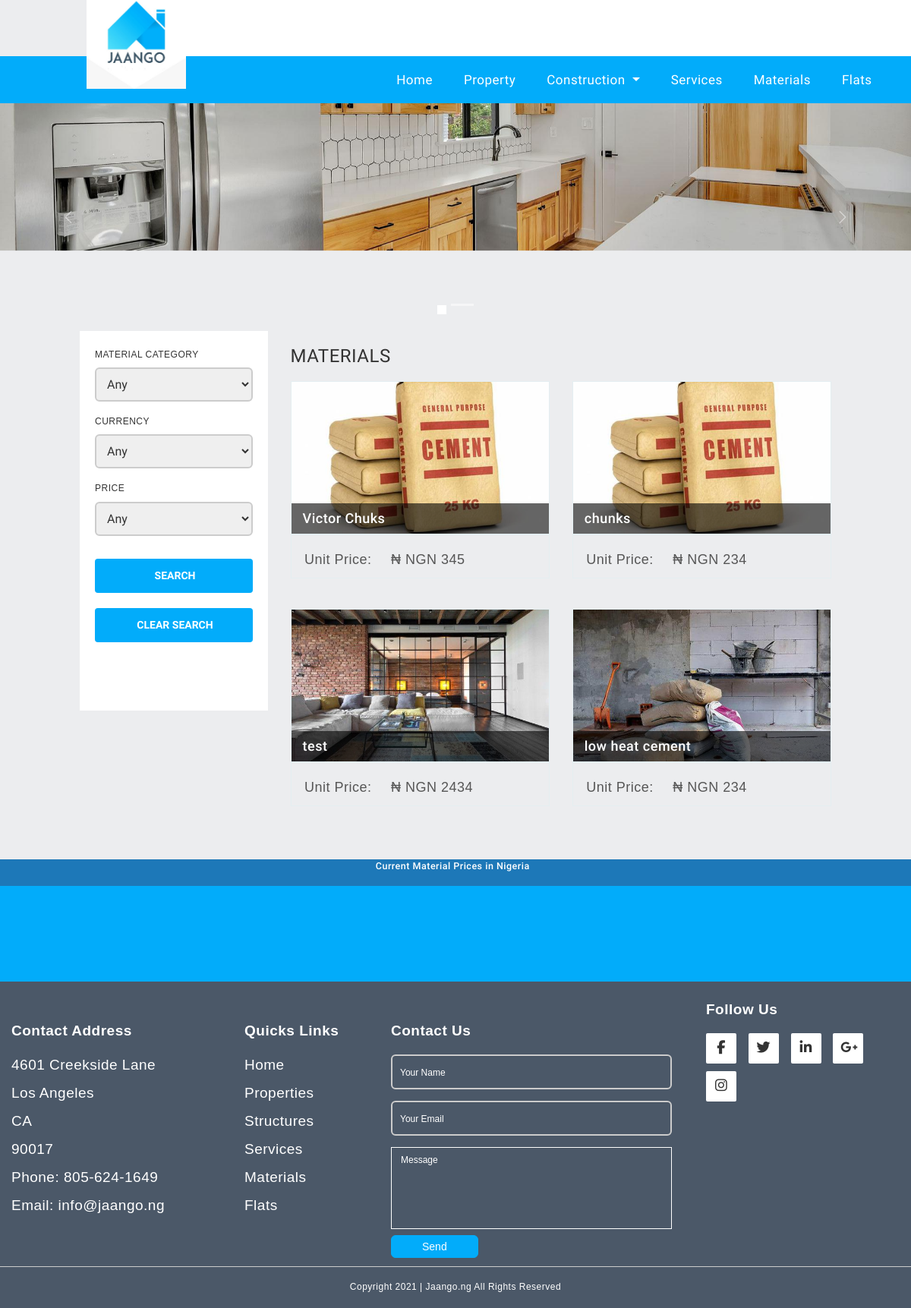
Before: /materials with the older database file.
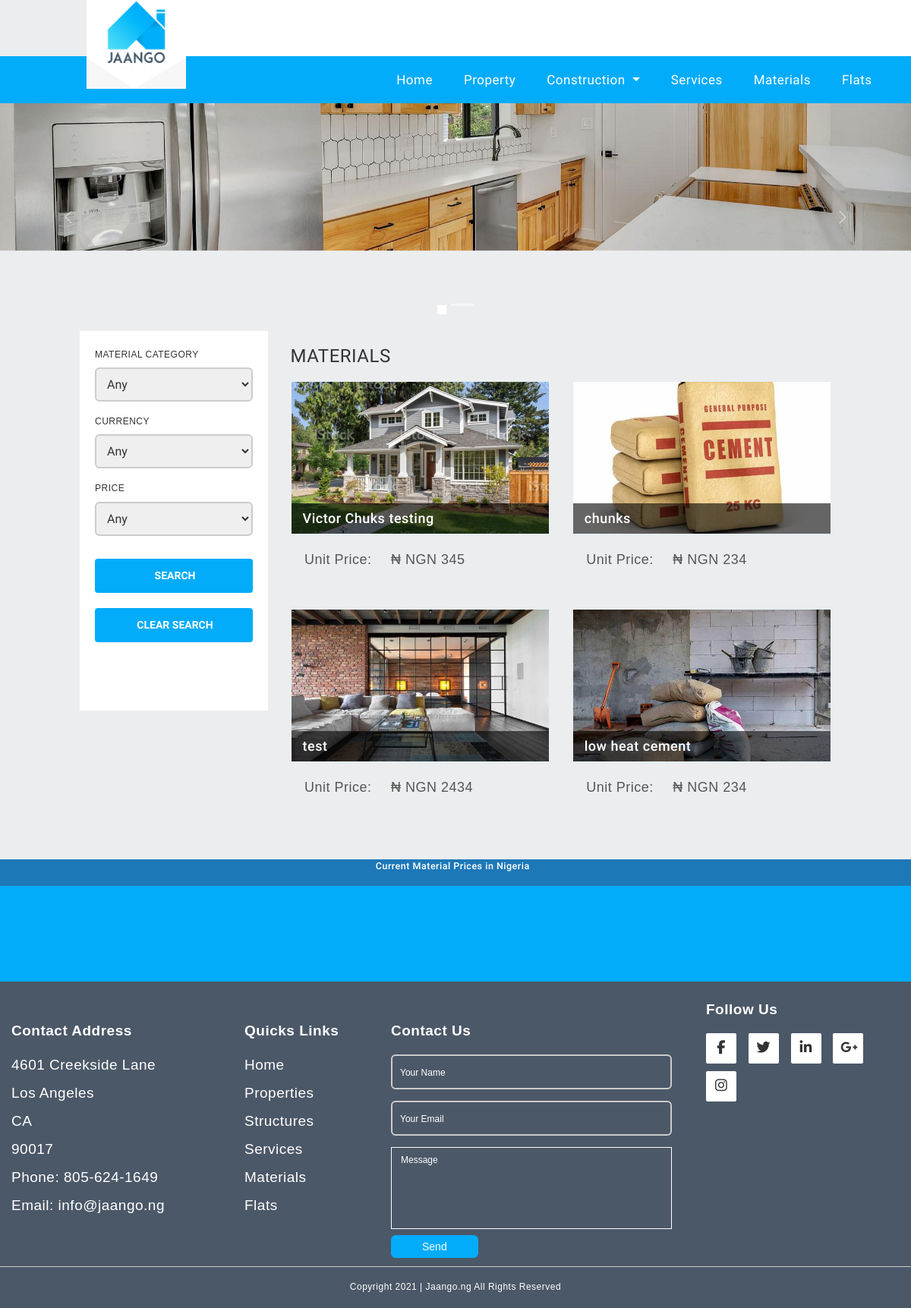
After: the same page with the newer database file.
### app/models.py (models this page shows, shortened)
class Material(models.Model):
    type = [
        ("Test Cate","Test Cate"),
        ("Cement","Cement"),
        ("Tiles","Tiles"),
        ("Sand","Sand"),
        ("Gravel","Gravel"),
        ("Iron","Iron"),
        ("Limestone","Limestone"),
    ]
    weight = [
        ("KG","KG"),
        ("Pound","Pound"),
        ("Tonne","Tonne"),
        ("Grams","Grams"),
        ("Milligrams","Milligrams"),
        ("Meters","Meters"),
        ("Square Meters","Square Meters"),
        ("Centimeters","Centimeters"),
        ("Inches","Inches"),
        ("Millimeters","Millimeters")
    ]
    user = models.ForeignKey(User,on_delete=models.CASCADE)
    Item= models.CharField(default="",max_length=20)
    Title= models.CharField(default="",max_length=50)
    Description = models.CharField(default="",max_length=250)
    Address = models.CharField(default="",max_length=200)
    Quantity = models.IntegerField()
    Price = models.IntegerField()
    Category = models.CharField(max_length=50,choices=type)
    Currency= models.CharField(choices=Property.currency,max_length=20)
    Weight = models.CharField(choices=weight,max_length=80)
    Date = models.DateField(default=timezone.now)
    image1 = models.FileField(upload_to="Images",null=True,blank=True)
    image1Verify = models.BooleanField(blank=True,null=True)

### app/views.py (the view, shortened to what this page needs)
# urls.py: path("materials",views.material,name="material"),
def material(request):
    data = {}
    newList = []
    data["ptype"] = models.Material.type
    data["currency"] = currency
    materialData = models.Material.objects.all()
    data["material"] = materialData
    return render(request, "materials.html", data)

### Templates/materials.html (shortened to what this page needs)
{% extends "base.html" %}
{% block corousal %}
<div id="carouselExampleIndicators" class="carousel slide coros" data-bs-ride="carousel">
  <div class="carousel-indicators">
    <button type="button" data-bs-target="#carouselExampleIndicators" data-bs-slide-to="0" class="active"
      aria-current="true" aria-label="Slide 1"></button>
    <button type="button" data-bs-target="#carouselExampleIndicators" data-bs-slide-to="1"
      aria-label="Slide 2"></button>
  </div>
  <div class="carousel-inner">
    <div class="carousel-item active">
      <img src="/static/assets/images/material1.jpg" class="d-block w-100" alt="image">
    </div>
  </div>
  <button class="carousel-control-prev" type="button" data-bs-target="#carouselExampleIndicators" data-bs-slide="prev">
    <span class="carousel-control-prev-icon" aria-hidden="true"></span>
  </button>
  <button class="carousel-control-next" type="button" data-bs-target="#carouselExampleIndicators" data-bs-slide="next">
    <span class="carousel-control-next-icon" aria-hidden="true"></span>
  </button>
</div>
{% endblock %}
{% block body %}
<div class="container-fluid content">
  <div class="row search-filter-row">
    <div class="col-md-4 col-lg-3 search-filters" style="background-color:rgb(243, 229, 229);">
      <form method="POST" action="/materials">{% csrf_token %}
        <ul class="list-unstyled">
          <li>
            <h6>MATERIAL CATEGORY</h6>
            <select class="selectpicker" id="lst-property-type" name="lst-property-type" title="All Types">
              {% for i in ptype %}
              <option value="" style="display: none;">Any</option>
              {% endfor %}
            </select>
          </li>
          <li>
            <h6>CURRENCY</h6>
            <select class="selectpicker lst-currency" title="₦ NGN" id="lst-currency" name="lst-currency">
              {% for i in currency %}
              <option value="" style="display: none;">Any</option>
              {% endfor %}
            </select>
          </li>
          <li>
            <h6>PRICE</h6>
            <select class="selectpicker lst-price" title="Any" id="lst-price" name="lst-price">
              <option value="" style="display: none;">Any</option>
            </select>
          </li>
        </ul>
        <button type="submit" class="btn btn-default search-filters-submit"
          id="property-filters-submit">&nbsp;SEARCH</button>
        <a href="/materials"><button type="button" class="btn btn-default search-filters-submit"
            id="property-filters-clear">&nbsp;CLEAR
            SEARCH</button></a>
      </form>
    </div>
    <div class="col-md-8 col-lg-9 search-list">
      <div>
        <h3 class="no-padding">MATERIALS</h3>
      </div>
      <div class="row" id="properties-list-container">
        {% for i in material %}
        <div class="col-sm-6 search-list-element">
          <a href="materials/{{i.id}}">
            <div class="search-list-img">
              <img src="Files/{{i.image1}}" class="img-responsive">
              <div class="opaque-heading-field">
                <div class="element-heading">
                  <h4>{{ i.Title }}</h4>
                </div>
              </div>
            </div>
          </a>
          <div class="info-panel">
            <div class="row no-margin features">
              <a class="modal-locat">
                <div class="location-tile">
                  <span
                    style="font-family: 'Gill Sans', 'Gill Sans MT', Calibri, 'Trebuchet MS', sans-serif; font-size: large;"
                    aria-hidden="true">Unit Price: </span>
                  <h4
                    style="font-family: 'Gill Sans', 'Gill Sans MT', Calibri, 'Trebuchet MS', sans-serif; font-size: large;"
                    class="no-margin display-inline">{{i.Currency}} {{ i.Price }}</h4>
                </div>
              </a>
            </div>
          </div>
        </div>
        {% endfor %}
      </div>
    </div>
  </div>
</div>
{% endblock %}

Changed rows visible on the page:
changed Material: image1: a different picture; Title "Victor Chuks" → "Victor Chuks testing"
